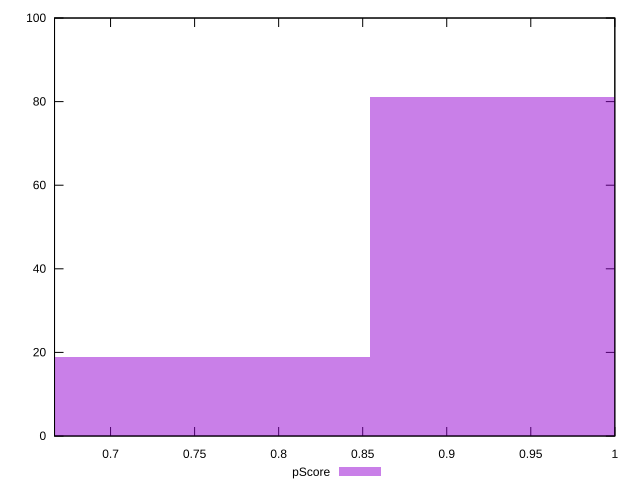

Recreate this plot in gnuplot.
reset

$pScore <<EOF
0.7595818055865061 19
0.9494772569831327 81
EOF

set key outside below
set boxwidth 0.18989545139662653
set xrange [0.6666666666666666:1]
set yrange [0:100]
set trange [0:100]
set style fill transparent solid 0.5 noborder
set terminal svg size 640, 490 enhanced background rgb 'white'
set output "report_00017_2021-02-10T15-08-03.406Z/uses-http2/samples/pages/pScore/histogram.svg"

plot $pScore title "pScore" with boxes

reset
